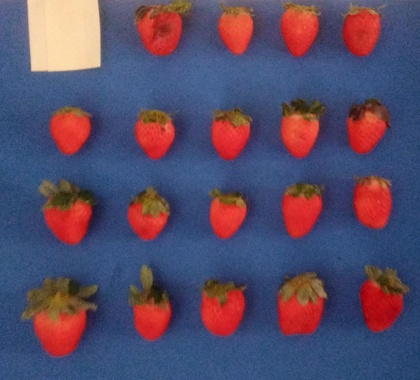
%> input picture Imagens_Coletadas/MG01.jpg, 420 x 380 px, shrunk from 1280 x 1158 before the run
$ octave Morangos.m   (GNU Octave 9; MATLAB toolbox functions it lacks are replaced by stand-ins)
%> lines starting %> are read from the running program, lines starting %| are printed output that depends on the picture; in (x1, y1, x2, y2) boxes, pixels count from 0 and x2, y2 are one past the last pixel; in counts of white or black regions, pixels touching at a corner belong together; the program's own positions count from 1
pkg load image

clear all
close all

[fileName, pathName] = uigetfile({'*.png'; '*.jpg'}, 'Texto da janela');
%> the answer given: Imagens_Coletadas/MG01.jpg
original = uint8(imread(strcat(pathName, fileName)));
%> original is the input picture: size 380x420x3 uint8; mean R, G, B 89.6, 75.7, 102.4

##figure("Name", "Original");
##imshow(original);

#pre-processamento:
imAux01 = original;
for i=1:size(imAux01,1)
  for j=1:size(imAux01,2)
    if(imAux01(i,j,1) < imAux01(i, j, 3) && imAux01(i,j,2) < imAux01(i, j, 3) && imAux01(i,j,3) > 50)
      imAux01(i,j,1) = 0;
      imAux01(i,j,2) = 0;
      imAux01(i,j,3) = 0;
    endif
  endfor
endfor
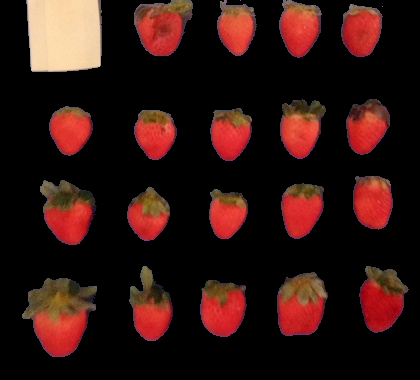
%> imAux01: size 380x420x3 uint8; mean R, G, B 47.9, 20.8, 17.2

imAux02 = original;
for i=1:size(imAux02,1)
  for j=1:size(imAux02,2)
      if(imAux02(i,j,2) < imAux02(i, j, 1))
      imAux02(i,j,1) = 0;
      imAux02(i,j,2) = 0;
      imAux02(i,j,3) = 0;
    endif
  endfor
endfor
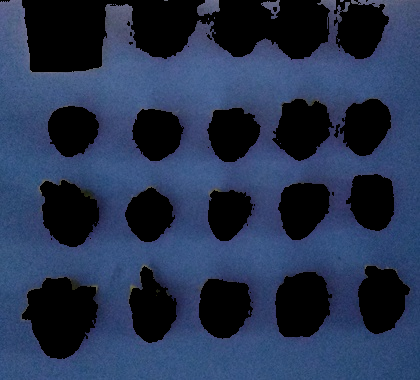
%> imAux02: size 380x420x3 uint8; mean R, G, B 37.8, 51.5, 80.1

imFinal = imAux01 - imAux02;

##figure("Name", "imAux01");
##imshow(imAux01);

##figure("Name", "imAux02");
##imshow(imAux02);

##figure("Name", "imFinal");
##imshow(imFinal);

##SEGMENTAÇÃO
imFinalR = imFinal(:,:,1);
imFinalG = imFinal(:,:,2);
imFinalB = imFinal(:,:,3);

##figure("Name", "imFinalR");
##imshow(imFinalR);

##figure("Name", "imFinalG");
##imshow(imFinalG);

##figure("Name", "imFinalB");
##imshow(imFinalB);

imFinalGLim = im2bw(imFinalG);
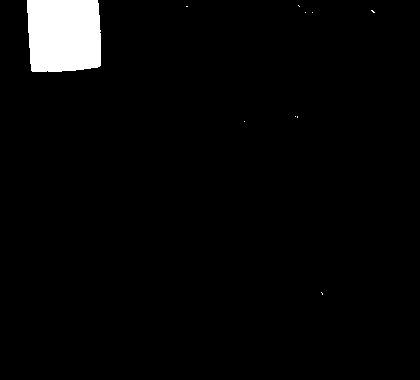
%> imFinalGLim: size 380x420 logical; 3.2% white; 10 white regions (9 under 20 px), largest, box (x1, y1, x2, y2) and area: (27, 0, 101, 72) 5052

##figure("Name", "CanalG Limiarizado");
##imshow(imFinalGLim);

imFinalGray = rgb2gray(imFinal);
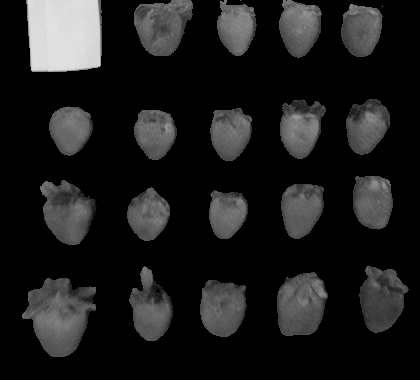
%> imFinalGray: size 380x420 uint8; min 0, max 227, mean 28.4

##figure("Name", "imNovaGray");
##imshow(imFinalGray);

imFinal2BW = zeros(size(imFinalGray,1), size(imFinalGray,2));

for i=1:size(imFinal2BW,1)
  for j=1:size(imFinal2BW,2)
    if(imFinalGray(i,j) > 0)
      imFinal2BW(i,j) = 1;
    endif
  endfor
endfor
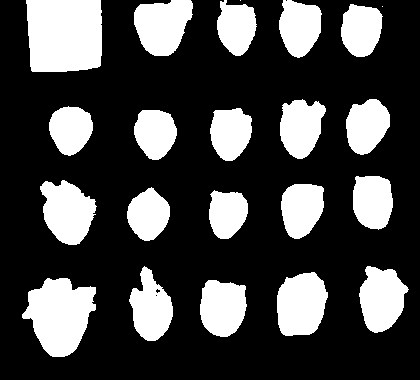
%> imFinal2BW: size 380x420 double; values 0 (black) and 1 (white), 27.6% white; 22 white regions (2 under 20 px), largest, box (x1, y1, x2, y2) and area: (26, 0, 102, 72) 5175, (22, 278, 96, 357) 3908, (277, 272, 328, 336) 2610

#figure("Name", "imFinal2BW");
#imshow(imFinal2BW);

imMascaraVermelhos = imFinal2BW - imFinalGLim;
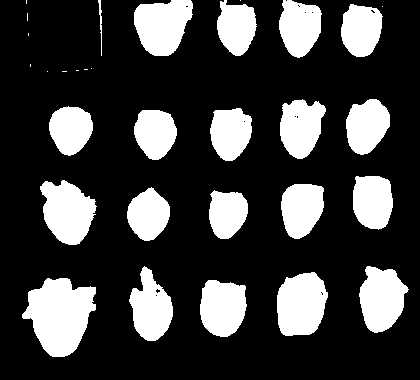
%> imMascaraVermelhos: size 380x420 double; values 0 (black) and 1 (white), 24.4% white; 31 white regions (11 under 20 px)

#figure("Name", "imMascaraVermelhos");
#imshow(imMascaraVermelhos);

prop = regionprops(im2bw(imFinal2BW), 'BoundingBox', 'Area');
%> prop = 22 regions; largest, box (x1, y1, x2, y2) and Area: (26, 0, 102, 72) 5175, (22, 278, 96, 357) 3908, (277, 272, 328, 336) 2610, (40, 180, 97, 245) 2524, (134, 0, 193, 56) 2464

media = (sum(sum(imFinal2BW))./size(prop,1))*0.3;
%> media = 600
cont = 1;
for i=1:size(prop,1)
    if(prop(i).Area > media)
        prop2(cont) = prop(i);
        cont = cont+1;
    end
end
%> this loop made 22 passes
%> after the loop, prop2 = 20 regions; largest, box (x1, y1, x2, y2) and Area: (26, 0, 102, 72) 5175, (22, 278, 96, 357) 3908, (277, 272, 328, 336) 2610, (40, 180, 97, 245) 2524, (134, 0, 193, 56) 2464

figure('name', 'Final');
imshow(original);

for i=1:size(prop2,2)
    hold on
    if i==1
        rectangle('Position',[prop2(i).BoundingBox(1),prop2(i).BoundingBox(2),prop2(i).BoundingBox(3),prop2(i).BoundingBox(4)],...
            'EdgeColor','g','LineWidth',2 );
        text(prop2(i).BoundingBox(1)+prop2(i).BoundingBox(3)/4, prop2(i).BoundingBox(2)+prop2(i).BoundingBox(4)/4, ...
            'Metrica');

        pixelMetrica = (prop2(i).BoundingBox(3) + prop2(i).BoundingBox(4))/2;

    else
        rectangle('Position',[prop2(i).BoundingBox(1),prop2(i).BoundingBox(2),prop2(i).BoundingBox(3),prop2(i).BoundingBox(4)],...
            'EdgeColor','r','LineWidth',2 );
        text(prop2(i).BoundingBox(1)+prop2(i).BoundingBox(3)/4, prop2(i).BoundingBox(2)+prop2(i).BoundingBox(4)/4, ...
            sprintf('Morango: %d', i-1));

        morango.index = i-1;
        morango.altura = (prop2(i).BoundingBox(4) * 5)/pixelMetrica;
        morango.largura = (prop2(i).BoundingBox(3) * 5)/pixelMetrica;
        morango

    end
    hold off
end
%> this loop made 20 passes
%> (morango.altura, morango.largura) on passes 2 to 13: (4.71, 4.97), (4.25, 3.73), (3.27, 2.88), (3.53, 2.81), (4.9, 2.88), (3.66, 3.86), (3.27, 2.81), (3.73, 3.07), (3.2, 2.55), (3.46, 2.75), (3.66, 2.61), (4.18, 3.33)
%> pixelMetrica on pass 1: 76.5
%> after the loop, morango = {index 19, altura 4.38, largura 3.27}
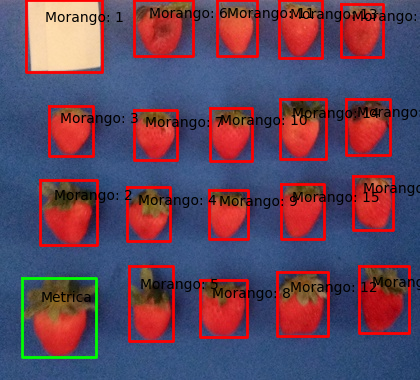
%> figure redrawn from the program's plot data

$ run again, on Imagens_Coletadas/MG03.jpg
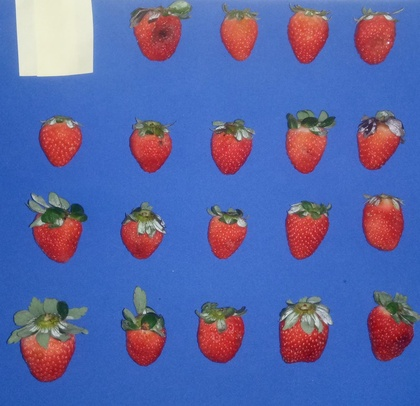
%> input picture Imagens_Coletadas/MG03.jpg, 420 x 406 px, shrunk from 1280 x 1236 before the run
%> original is the input picture: size 406x420x3 uint8; mean R, G, B 90, 103.4, 164.8
%> `imFinalGLim = im2bw(imFinalG);`:
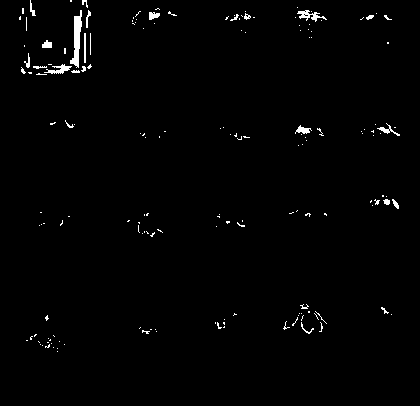
%> imFinalGLim: size 406x420 logical; 1.2% white; 167 white regions (142 under 20 px), largest, box (x1, y1, x2, y2) and area: (70, 10, 82, 68) 339, (297, 10, 327, 22) 140, (44, 64, 72, 74) 124
%> imMascaraVermelhos: size 406x420 double; values 0 (black) and 1 (white), 16.4% white; 42 white regions (20 under 20 px)
%> prop = 56 regions; largest, box (x1, y1, x2, y2) and Area: (132, 7, 181, 61) 2008, (20, 332, 75, 382) 1844, (280, 303, 328, 363) 1823, (363, 195, 404, 251) 1782, (368, 304, 413, 361) 1682
%> media = 160.3
%> the loop `for i=1:size(prop,1)` made 56 passes
%> after the loop `for i=1:size(prop,1)`: prop2 = 20 regions; largest, box (x1, y1, x2, y2) and Area: (132, 7, 181, 61) 2008, (20, 332, 75, 382) 1844, (280, 303, 328, 363) 1823, (363, 195, 404, 251) 1782, (368, 304, 413, 361) 1682
%> the loop `for i=1:size(prop2,2)` made 20 passes
%> (morango.altura, morango.largura) on passes 2 to 9: (4.57, 4.67), (4.57, 4), (5.52, 1.14), (3.81, 3.9), (4.1, 3.71), (4.29, 4), (5.14, 4.67), (4.67, 4.38)
%> after the loop `for i=1:size(prop2,2)`: morango = {index 19, altura 5.43, largura 4.29}
%> after the loop `for i=1:size(prop2,2)`:
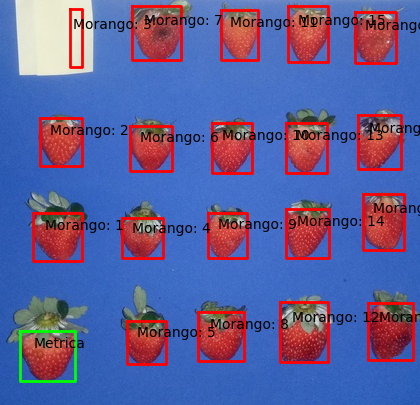
%> figure redrawn from the program's plot data

$ run again, on Imagens_Coletadas/MG04.jpg
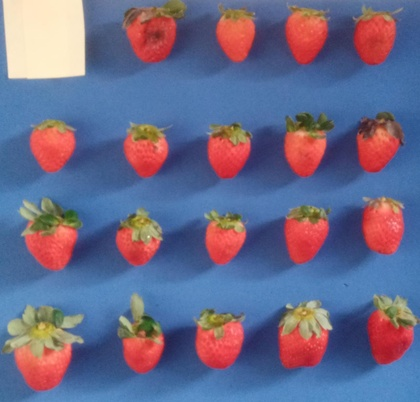
%> input picture Imagens_Coletadas/MG04.jpg, 420 x 402 px, shrunk from 1280 x 1226 before the run
%> original is the input picture: size 402x420x3 uint8; mean R, G, B 108.5, 105.8, 136.3
%> `imFinalGLim = im2bw(imFinalG);`:
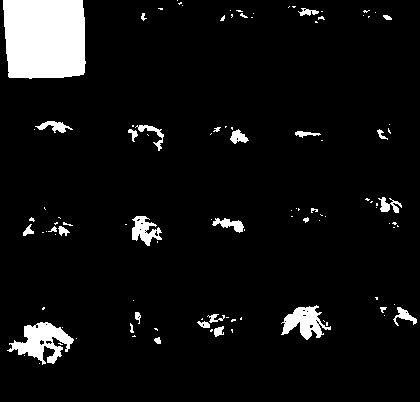
%> imFinalGLim: size 402x420 logical; 6.7% white; 105 white regions (76 under 20 px), largest, box (x1, y1, x2, y2) and area: (3, 0, 86, 79) 6135, (7, 322, 74, 365) 1355, (281, 305, 331, 340) 875
%> imMascaraVermelhos: size 402x420 double; values 0 (black) and 1 (white), 19.9% white; 59 white regions (37 under 20 px)
%> prop = 32 regions; largest, box (x1, y1, x2, y2) and Area: (3, 0, 86, 79) 6159, (7, 320, 74, 391) 3092, (123, 0, 186, 63) 2704, (278, 305, 331, 369) 2587, (195, 314, 244, 369) 2185
%> media = 419.9
%> the loop `for i=1:size(prop,1)` made 32 passes
%> after the loop `for i=1:size(prop,1)`: prop2 = 20 regions; largest, box (x1, y1, x2, y2) and Area: (3, 0, 86, 79) 6159, (7, 320, 74, 391) 3092, (123, 0, 186, 63) 2704, (278, 305, 331, 369) 2587, (195, 314, 244, 369) 2185
%> the loop `for i=1:size(prop2,2)` made 20 passes
%> (morango.altura, morango.largura) on passes 2 to 9: (4.38, 4.14), (3.58, 3.4), (3.21, 2.84), (3.09, 2.9), (3.83, 2.78), (3.89, 3.89), (3.27, 2.84), (3.4, 3.02)
%> after the loop `for i=1:size(prop2,2)`: morango = {index 19, altura 3.52, largura 3.27}
%> after the loop `for i=1:size(prop2,2)`:
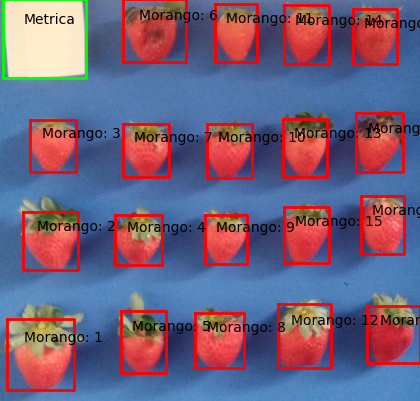
%> figure redrawn from the program's plot data

$ run again, on Imagens_Coletadas/MG05.jpg
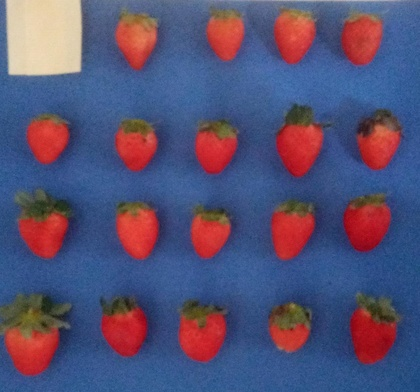
%> input picture Imagens_Coletadas/MG05.jpg, 420 x 392 px, shrunk from 1280 x 1195 before the run
%> original is the input picture: size 392x420x3 uint8; mean R, G, B 87.4, 81.6, 115.2
%> imFinalGLim: size 392x420 logical; 3.4% white; 11 white regions (9 under 20 px), largest, box (x1, y1, x2, y2) and area: (7, 0, 82, 75) 5454, (298, 11, 305, 20) 25
%> imMascaraVermelhos: size 392x420 double; values 0 (black) and 1 (white), 22.2% white; 26 white regions (7 under 20 px)
%> prop = 24 regions; largest, box (x1, y1, x2, y2) and Area: (7, 0, 82, 75) 5456, (0, 304, 62, 376) 2896, (178, 306, 227, 362) 2222, (350, 303, 399, 364) 2219, (276, 118, 324, 178) 2115
%> media = 524.9
%> the loop `for i=1:size(prop,1)` made 24 passes
%> after the loop `for i=1:size(prop,1)`: prop2 = 20 regions; largest, box (x1, y1, x2, y2) and Area: (7, 0, 82, 75) 5456, (0, 304, 62, 376) 2896, (178, 306, 227, 362) 2222, (350, 303, 399, 364) 2219, (276, 118, 324, 178) 2115
%> the loop `for i=1:size(prop2,2)` made 20 passes
%> (morango.altura, morango.largura) on passes 2 to 9: (5.6, 5.6), (3.96, 3.81), (3.66, 3.28), (4.33, 3.51), (4.4, 3.28), (3.88, 3.28), (4.25, 3.28), (4.18, 3.66)
%> after the loop `for i=1:size(prop2,2)`: morango = {index 19, altura 4.25, largura 3.43}
%> after the loop `for i=1:size(prop2,2)`:
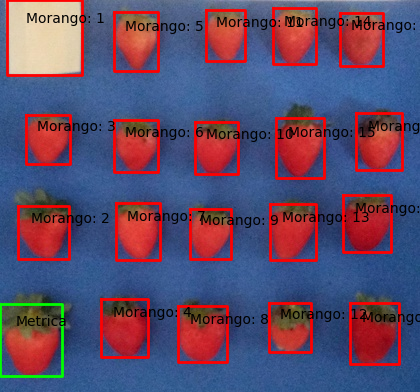
%> figure redrawn from the program's plot data
